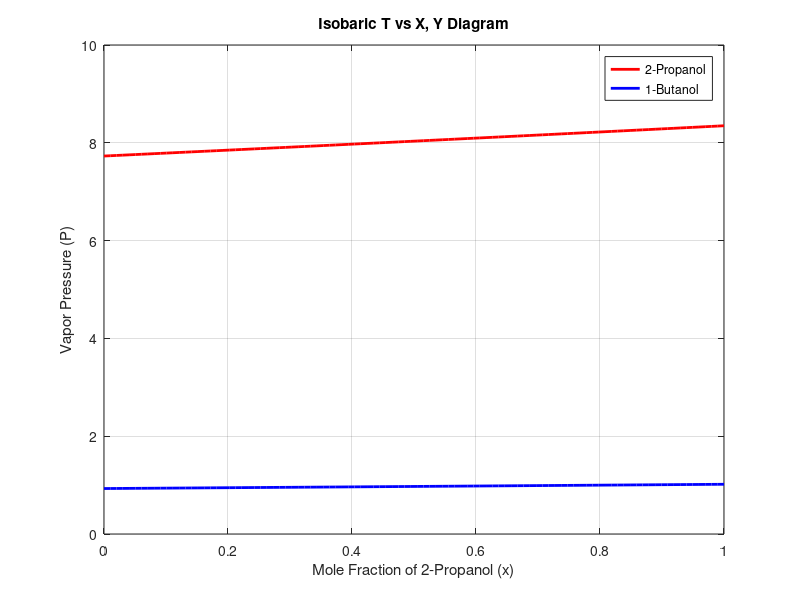
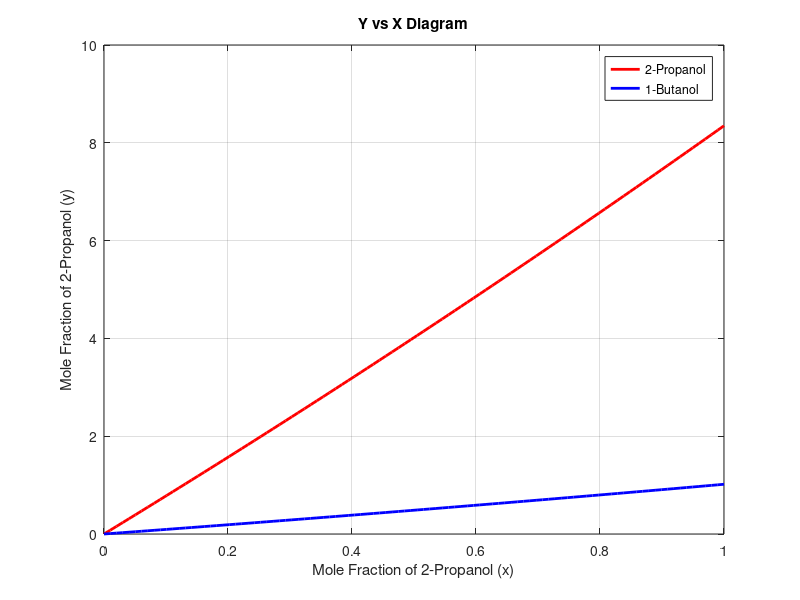

Write the MATLAB code that produced these figures, in order.

A_propanol = 8.00308;
B_propanol = 1505.52;
C_propanol = 211.6;

A_butanol = 7.92484;
B_butanol = 1617.52;
C_butanol = 203.296;


P = 1;


nPoints = 100;


x = linspace(0, 1, nPoints);


P_vapor_propanol = 10.^(A_propanol - (B_propanol ./ (C_propanol + x)));
P_vapor_butanol = 10.^(A_butanol - (B_butanol ./ (C_butanol + x)));


y_propanol = x .* P_vapor_propanol / P;
y_butanol = x .* P_vapor_butanol / P;


figure;
plot(x, P_vapor_propanol, 'r-', 'LineWidth', 2);
hold on;
plot(x, P_vapor_butanol, 'b-', 'LineWidth', 2);
hold off;
xlabel('Mole Fraction of 2-Propanol (x)');
ylabel('Vapor Pressure (P)');
legend('2-Propanol', '1-Butanol');
title('Isobaric T vs X, Y Diagram');
grid on;


figure;
plot(x, y_propanol, 'r-', 'LineWidth', 2);
hold on;
plot(x, y_butanol, 'b-', 'LineWidth', 2);
hold off;
xlabel('Mole Fraction of 2-Propanol (x)');
ylabel('Mole Fraction of 2-Propanol (y)');
legend('2-Propanol', '1-Butanol');
title('Y vs X Diagram');
grid on;
